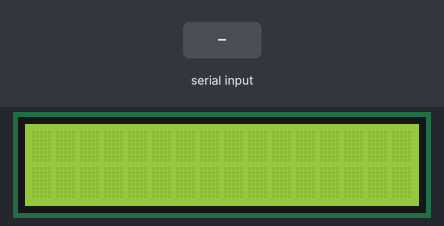
Bench run of a program on a simulated Arduino Uno, built with avr-gcc and run on an emulated ATmega328P. Parts: 16×2 character LCD. Inputs (shaded band) come from the test bench.

Above: at 1.2 s.
1.3 s: "1\n" received over Serial
At 3.5 s:
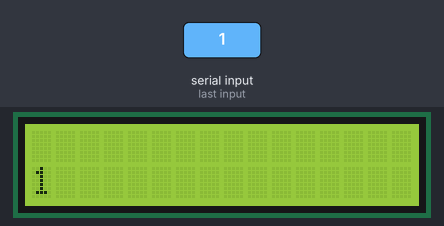
3.8 s: "0\n" received over Serial
At 5.6 s:
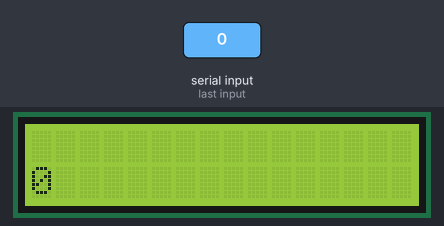
Timing chart, 0 to 7.1 s (numbered marks = the images above; inputs shaded):
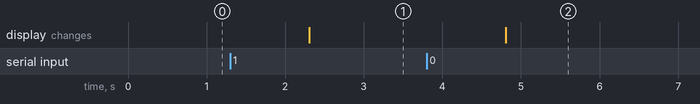

The program:

main.cpp
```cpp
#include <Arduino.h>
#include <LiquidCrystal.h>
#include <IRremote.hpp>

#define IR_RECEIVE_PIN 7

LiquidCrystal lcd(12, 11, 5, 4, 3, 2);

unsigned long lastRemoteTime = 0;
const unsigned long remoteButtonDelay = 300;

String currentArtist = "";
String currentSong = "";

void setup() {
  lcd.begin(16, 2);
  Serial.begin(9600);

  DDRB &= ~(1 << 2);
  PORTB |= (1 << 2);

  IrReceiver.begin(IR_RECEIVE_PIN, ENABLE_LED_FEEDBACK);
}

void loop() {
  if (IrReceiver.decode()) {
    if (millis() - lastRemoteTime >= remoteButtonDelay) {
      switch (IrReceiver.decodedIRData.command) {
        case 0x40:
          Serial.println("PLAY_PAUSE");
          break;
        case 0x43:
          Serial.println("NEXT");
          break;
        case 0x44:
          Serial.println("PREV");
          break;
        case 0x46:
          Serial.println("VOL+");
          break;
        case 0x15:
          Serial.println("VOL-");
          break;
      }
      lastRemoteTime = millis();
    }

    IrReceiver.resume();
  }

  if (Serial.available() > 0) {
    currentArtist = Serial.readStringUntil('\n');
    currentSong = Serial.readStringUntil('\n');

    lcd.clear();
    lcd.setCursor(0, 0);
    lcd.print(currentSong);
    lcd.setCursor(0, 1);
    lcd.print(currentArtist);
  }
}
```

Measured:
- after the input at 1.3 s, the display: changes after 1.0 s (image 1)
- after the input at 3.8 s, the display: changes after 1.0 s (image 2)
